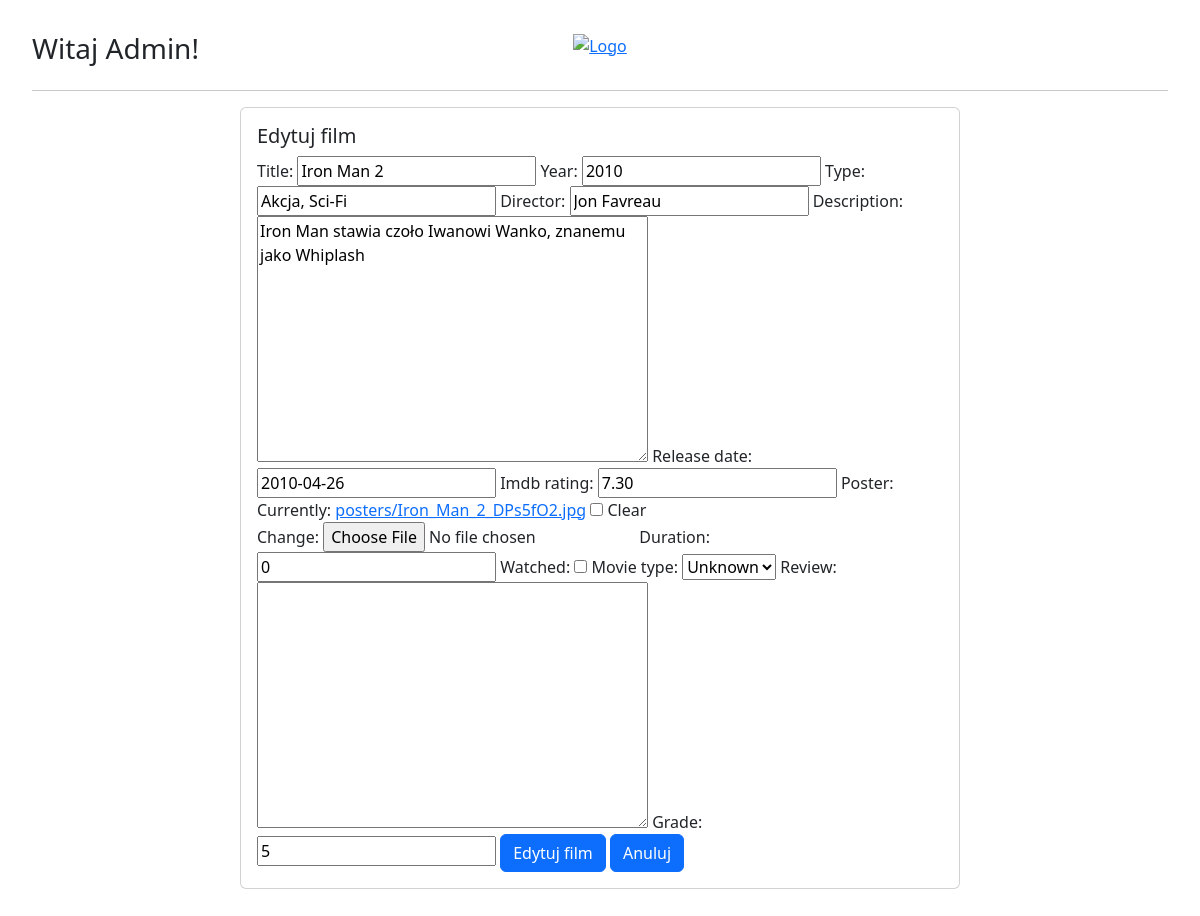
/movies/edit/4/ (signed in), run on the app's committed database.
### filmyweb/models.py (models this page shows, shortened)
class Film(models.Model):
    title = models.CharField(max_length=255, blank=False, unique=True)
    year = models.PositiveSmallIntegerField(default=2000)
    type = models.CharField(max_length=255, blank=False, unique=False, default="")
    director = models.CharField(max_length=255, blank=False, unique=False, default="")
    description = models.TextField(default="")
    release_date = models.DateField(null=True, blank=True)
    imdb_rating = models.DecimalField(max_digits=4, decimal_places=2, null=True, blank=True)
    poster = models.ImageField(upload_to="posters", null=True, blank=True)
    additional = models.OneToOneField(AdditionalInfo, on_delete=models.CASCADE, null=True, blank=True)

### filmyweb/views.py (the view)
# urls.py: path('edit/<int:id>/', edit_movie, name="edit_movie"),
@login_required()
def edit_movie(request, id):
    movie = get_object_or_404(Film, pk=id)
    grade = Grade.objects.filter(title=movie)
    actors = movie.Actors.all()
    try:
        additional = AdditionalInfo.objects.get(film=movie.id)
    except AdditionalInfo.DoesNotExist:
        additional = None
    form_basic = MovieForm(request.POST or None, request.FILES or None, instance=movie)
    form_additional = AdditionalInfoForm(request.POST or None, instance=additional)
    form_grade = GradeForm(request.POST or None)
    if request.method == 'POST':
        grade = form_grade.save(commit=False)
        grade.title = movie
        grade.save()
    contex = {
        'form': form_basic,
        'form_additional': form_additional,
        'form_grade': form_grade,
        'grade': grade
    }
    if all((form_basic.is_valid(), form_additional.is_valid())):
        my_movie = form_basic.save(commit=False)
        additional = form_additional.save()
        my_movie.additional = additional
        my_movie.save()
        contex['success'] = True
    return render(request, 'new_edit_movie.html', contex)

### filmyweb/forms.py
class MovieForm(ModelForm):
    class Meta:
        model = Film
        fields = ['title','year','type','director','description','release_date','imdb_rating','poster']

class AdditionalInfoForm(ModelForm):
    class Meta:
        model = AdditionalInfo
        fields = ['duration', 'watched', 'movie_type']

### templates/new_edit_movie.html (shortened to what this page needs)
{% extends 'main.html'%}
{% load bootstrap %}
{% block page %}
  <div class="card" style="width: 45rem; margin: 0 auto;">
              <div class="card-body">
                  {% if request.resolver_match.url_name == 'new_movie' %}
                  <h5 class="card-title">Dodaj film</h5>
                {%else%}
                  <h5 class="card-title">Edytuj film</h5>
                {%endif%}
              <form method="post" enctype="multipart/form-data">
                  {{ form|bootstrap }}
                  {{ form_additional|bootstrap }}
                  {%if form_grade%}
                    {{ form_grade|bootstrap }}
                  {%endif%}
                {% if request.resolver_match.url_name == 'new_movie' %}
                  <input class="btn btn-primary" type="submit" value="Dodaj film">
                {%else%}
                  <input class="btn btn-primary" type="submit" value="Edytuj film">
                {%endif%}
                <a href="{%url 'all_movies' %}" class="btn btn-primary">Anuluj</a>
              </form>
              </div>
  </div>
{% endblock%}

### templates/main.html (shortened to what this page needs)
{% load static %}
<!doctype html>
<html lang="en">
<head>
    <link rel="stylesheet" href="https://cdn.jsdelivr.net/npm/bootstrap@5.3.0-alpha3/dist/css/bootstrap.min.css">
    <link rel="stylesheet" href="{% static 'new.css' %}">
</head>
<body>
<div class="row">
  <div class="col-4 text-left scale-20">
    {% if user.is_authenticated %}
      <b><h3>Witaj {{user.username}}!</h3></b>
    {% else %}
      <b>Witaj nieznajomy!</b>
    {% endif %}
  </div>
  <div class="col-2 text-center scale-60">
      <a href="{%url 'all_movies' %}"><img src="https://www.mactrast.com/wp-content/uploads/2018/07/netflix-logo-banner-500x283.jpg" alt="Logo" class="mx-auto" style="max-height: 40px;"></a>
  </div>
  <div class="col-6 d-flex justify-content-end button-container scale-20p">
  </div>
</div>
<hr>
{% block page %} {%endblock%}
</body>
</html>

### filmyweb/static/new.css (style rules this page uses)
body { padding: 2rem; background-image: url('https://img.freepik.com/darmowe-zdjecie/szara-sciana-tekstur_24972-158.jpg?w=1380&t=st=1680897311~exp=1680897911~hmac=9d151802cd8ce9e84895eac88548e28e6b3e0b4fe20f94ac5d3c76603883bf4e'); background-size: cover; background-position: center; }
.scale-20 { width: 20%; }
.scale-60 { width: 60%; }
.scale-20p { width: 20%; }

### data on the page
Film: title "Iron Man 2", year "2010", type "Akcja, Sci-Fi", director "Jon Favreau", description "Iron Man stawia czoło Iwanowi Wanko, znanemu jako Whiplash", release_date "2010-04-26", imdb_rating "7.30"

### other printed values
{{ user.username }} "Admin"
